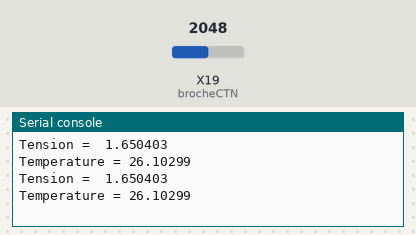
Recording of a program running on a simulated pyboard running MicroPython. Shown: the last lines printed to the serial console. The inputs (shaded band) are chosen by the test bench; at power-on: X19 (brocheCTN) = 2048 (analog values on the 0–4095 scale).

Above: at 1.2 s.
1.3 s: X19 (brocheCTN) set to 2866
At 2.6 s:
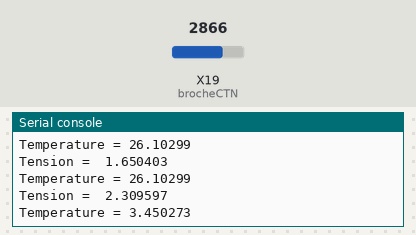
2.8 s: X19 (brocheCTN) set to 3603
At 3.5 s:
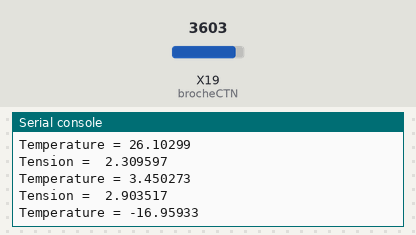
Timing chart, 0 to 5.8 s (numbered marks = the images above; inputs shaded):
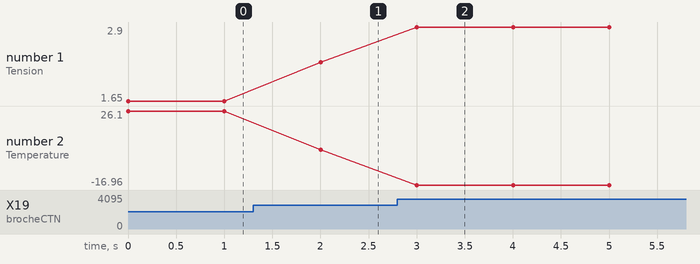

The program:

ctn.py
```python
# main.py -- put your code here!
from pyb import Pin, ADC
import time

brocheCTN = Pin('X19') # CTN branché sur la broche X19
adc = ADC(brocheCTN)   # CAN activé sur la broche X19

a = -0.0291
b = 2.41

while True:
    tension = adc.read()*3.3/4095
    temperature = (tension-b)/a
    print("Tension = ",tension)
    print("Temperature =",temperature)
    time.sleep(1)
```

Measured:
- after the input at 1.3 s, the serial console: prints a new line after 0.70 s (image 1)
- after the input at 2.8 s, the serial console: prints a new line after 0.20 s (image 2)
- plotted number 1: 1.65 → 2.31 after the input at 1.3 s, 2.31 → 2.9 after the input at 2.8 s
- plotted number 2: 26.1 → 3.45 after the input at 1.3 s, 3.45 → -16.96 after the input at 2.8 s
